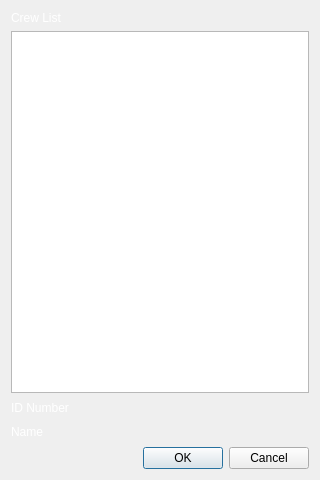
<?xml version="1.0" encoding="UTF-8"?>
<ui version="4.0">
 <class>DlgChooseCrew</class>
 <widget class="QDialog" name="DlgChooseCrew">
  <property name="geometry">
   <rect>
    <x>0</x>
    <y>0</y>
    <width>320</width>
    <height>480</height>
   </rect>
  </property>
  <property name="windowTitle">
   <string>Dialog</string>
  </property>
  <property name="styleSheet">
   <string notr="true">#DlgChooseCrew{
	
	background-color: qlineargradient(spread:pad, x1:0, y1:0, x2:0, y2:1,  stop:0 	rgb(1, 18, 71), stop:0.5 rgb(0, 58, 120), stop:1 rgb(1, 18, 71));
}

#DlgChooseCrew QLabel{
	color: white;
}</string>
  </property>
  <layout class="QVBoxLayout" name="verticalLayout_3">
   <item>
    <widget class="QLabel" name="label_4">
     <property name="text">
      <string>Crew List</string>
     </property>
    </widget>
   </item>
   <item>
    <widget class="QListWidget" name="lvCrew"/>
   </item>
   <item>
    <layout class="QHBoxLayout" name="horizontalLayout">
     <item>
      <layout class="QVBoxLayout" name="verticalLayout_2">
       <item>
        <widget class="QLabel" name="label_6">
         <property name="sizePolicy">
          <sizepolicy hsizetype="Fixed" vsizetype="Preferred">
           <horstretch>0</horstretch>
           <verstretch>0</verstretch>
          </sizepolicy>
         </property>
         <property name="text">
          <string>ID Number</string>
         </property>
        </widget>
       </item>
       <item>
        <widget class="QLabel" name="label_7">
         <property name="sizePolicy">
          <sizepolicy hsizetype="Fixed" vsizetype="Preferred">
           <horstretch>0</horstretch>
           <verstretch>0</verstretch>
          </sizepolicy>
         </property>
         <property name="text">
          <string>Name</string>
         </property>
        </widget>
       </item>
      </layout>
     </item>
     <item>
      <layout class="QVBoxLayout" name="verticalLayout">
       <item>
        <widget class="QLabel" name="lbIDNumber">
         <property name="font">
          <font>
           <pointsize>12</pointsize>
           <weight>75</weight>
           <bold>true</bold>
          </font>
         </property>
         <property name="text">
          <string>&lt;ID Number&gt;</string>
         </property>
        </widget>
       </item>
       <item>
        <widget class="QLabel" name="lbName">
         <property name="font">
          <font>
           <pointsize>12</pointsize>
           <weight>75</weight>
           <bold>true</bold>
          </font>
         </property>
         <property name="text">
          <string>&lt;Name&gt;</string>
         </property>
        </widget>
       </item>
      </layout>
     </item>
    </layout>
   </item>
   <item>
    <widget class="QDialogButtonBox" name="buttons">
     <property name="orientation">
      <enum>Qt::Horizontal</enum>
     </property>
     <property name="standardButtons">
      <set>QDialogButtonBox::Cancel|QDialogButtonBox::Ok</set>
     </property>
    </widget>
   </item>
  </layout>
 </widget>
 <resources/>
 <connections/>
</ui>
